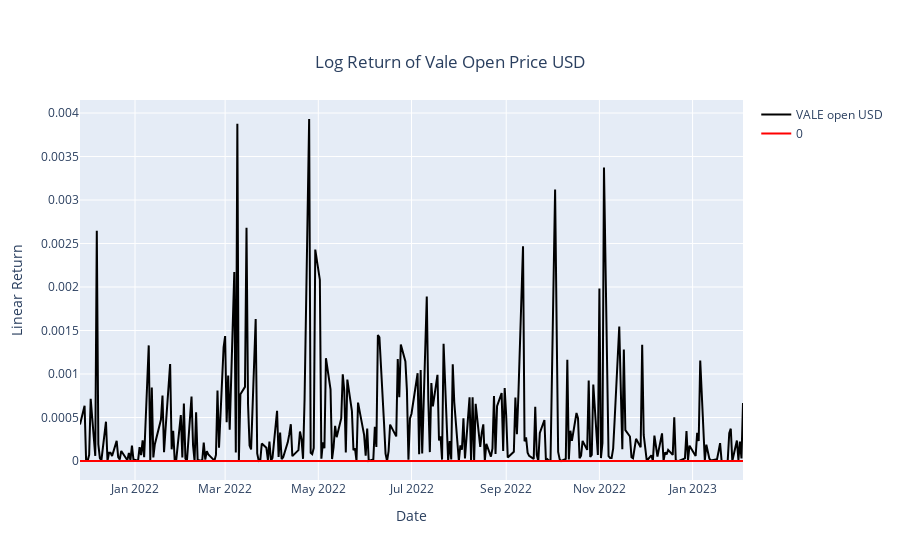

Notebook cell for this chart:
### Code cell
fig = go.Figure()

fig.add_trace(go.Scatter(x=dates[1:], y=linear_return(open_p) - log_return(open_p), mode='lines', name='VALE open USD', line=dict(color='#000000'))) # Price series

fig.add_trace(go.Scatter(x=dates[1:], y=[0]*len(dates[1:]), mode='lines', name='0', line=dict(color='red'))) # Price series

fig.update_layout(
    title={
        'text': "Log Return of Vale Open Price USD",
        'y':0.9,
        'x':0.5,
        'xanchor': 'center',
        'yanchor': 'top'},
    xaxis_title="Date",
    yaxis_title="Linear Return",)

### Figure 1 — Plotly figure (JSON) as saved in the notebook; plotly's stock layout.template omitted (floating-point values rounded to 4 significant figures; data arrays with more than 128 entries replaced by an {"elided": "..."} marker saying what was removed)
{"data": [{"line": {"color": "#000000"}, "mode": "lines", "name": "VALE open USD", "type": "scatter", "x": {"elided": "299 str values"}, "y": {"elided": "299 float values"}}, {"line": {"color": "red"}, "mode": "lines", "name": "0", "type": "scatter", "x": {"elided": "299 str values"}, "y": {"elided": "299 int values"}}], "layout": {"title": {"text": "Log Return of Vale Open Price USD", "x": 0.5, "xanchor": "center", "y": 0.9, "yanchor": "top"}, "xaxis": {"title": {"text": "Date"}}, "yaxis": {"title": {"text": "Linear Return"}}}}
